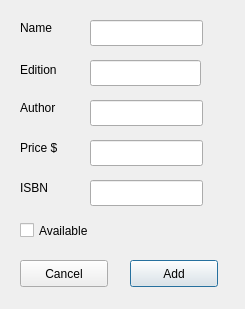
<?xml version="1.0" encoding="UTF-8"?>
<ui version="4.0">
 <class>AddTextbookWindow</class>
 <widget class="QDialog" name="AddTextbookWindow">
  <property name="geometry">
   <rect>
    <x>0</x>
    <y>0</y>
    <width>245</width>
    <height>309</height>
   </rect>
  </property>
  <property name="windowTitle">
   <string>Add Textbook</string>
  </property>
  <widget class="QLabel" name="nameLabel">
   <property name="geometry">
    <rect>
     <x>20</x>
     <y>20</y>
     <width>58</width>
     <height>16</height>
    </rect>
   </property>
   <property name="text">
    <string>Name</string>
   </property>
  </widget>
  <widget class="QLabel" name="priceLabel">
   <property name="geometry">
    <rect>
     <x>20</x>
     <y>140</y>
     <width>41</width>
     <height>16</height>
    </rect>
   </property>
   <property name="text">
    <string>Price $</string>
   </property>
  </widget>
  <widget class="QLabel" name="isbnLabel">
   <property name="geometry">
    <rect>
     <x>20</x>
     <y>180</y>
     <width>41</width>
     <height>16</height>
    </rect>
   </property>
   <property name="text">
    <string>ISBN</string>
   </property>
  </widget>
  <widget class="QLineEdit" name="nameEdit">
   <property name="geometry">
    <rect>
     <x>90</x>
     <y>20</y>
     <width>113</width>
     <height>26</height>
    </rect>
   </property>
  </widget>
  <widget class="QLineEdit" name="priceEdit">
   <property name="geometry">
    <rect>
     <x>90</x>
     <y>140</y>
     <width>113</width>
     <height>26</height>
    </rect>
   </property>
  </widget>
  <widget class="QLineEdit" name="isbnEdit">
   <property name="geometry">
    <rect>
     <x>90</x>
     <y>180</y>
     <width>113</width>
     <height>26</height>
    </rect>
   </property>
  </widget>
  <widget class="QCheckBox" name="avaiBox">
   <property name="geometry">
    <rect>
     <x>20</x>
     <y>220</y>
     <width>89</width>
     <height>21</height>
    </rect>
   </property>
   <property name="text">
    <string>Available</string>
   </property>
  </widget>
  <widget class="QPushButton" name="addButton">
   <property name="geometry">
    <rect>
     <x>130</x>
     <y>260</y>
     <width>88</width>
     <height>27</height>
    </rect>
   </property>
   <property name="text">
    <string>Add</string>
   </property>
  </widget>
  <widget class="QPushButton" name="cancelButton">
   <property name="geometry">
    <rect>
     <x>20</x>
     <y>260</y>
     <width>88</width>
     <height>27</height>
    </rect>
   </property>
   <property name="text">
    <string>Cancel</string>
   </property>
  </widget>
  <widget class="QLineEdit" name="editionEdit">
   <property name="geometry">
    <rect>
     <x>90</x>
     <y>60</y>
     <width>111</width>
     <height>26</height>
    </rect>
   </property>
  </widget>
  <widget class="QLabel" name="editionLbl">
   <property name="geometry">
    <rect>
     <x>20</x>
     <y>60</y>
     <width>51</width>
     <height>20</height>
    </rect>
   </property>
   <property name="text">
    <string>Edition</string>
   </property>
  </widget>
  <widget class="QLineEdit" name="authorEdit">
   <property name="geometry">
    <rect>
     <x>90</x>
     <y>100</y>
     <width>113</width>
     <height>26</height>
    </rect>
   </property>
  </widget>
  <widget class="QLabel" name="authorLbl">
   <property name="geometry">
    <rect>
     <x>20</x>
     <y>100</y>
     <width>51</width>
     <height>16</height>
    </rect>
   </property>
   <property name="text">
    <string>Author</string>
   </property>
  </widget>
 </widget>
 <resources/>
 <connections/>
</ui>
